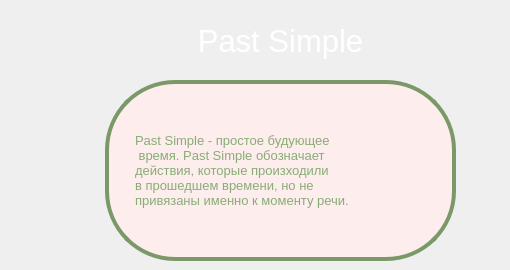
      <widget class="QWidget" name="page_12">
       <widget class="QLabel" name="label_29">
        <property name="geometry">
         <rect>
          <x>60</x>
          <y>20</y>
          <width>441</width>
          <height>41</height>
         </rect>
        </property>
        <property name="font">
         <font>
          <pointsize>23</pointsize>
         </font>
        </property>
        <property name="styleSheet">
         <string notr="true">color: rgb(255, 255, 255);</string>
        </property>
        <property name="text">
         <string>Past Simple</string>
        </property>
        <property name="alignment">
         <set>Qt::AlignCenter</set>
        </property>
       </widget>
       <widget class="QLabel" name="label_30">
        <property name="geometry">
         <rect>
          <x>135</x>
          <y>110</y>
          <width>291</width>
          <height>121</height>
         </rect>
        </property>
        <property name="font">
         <font>
          <pointsize>10</pointsize>
         </font>
        </property>
        <property name="autoFillBackground">
         <bool>false</bool>
        </property>
        <property name="styleSheet">
         <string notr="true">color: rgb(137, 172, 118);
background-color: rgb(253,237,237);
border-radius: 20px;</string>
        </property>
        <property name="text">
         <string>Past Simple - простое будующее
 время. Past Simple обозначает 
действия, которые произходили 
в прошедшем времени, но не 
привязаны именно к моменту речи.</string>
        </property>
       </widget>
       <widget class="QLabel" name="label_78">
        <property name="geometry">
         <rect>
          <x>105</x>
          <y>80</y>
          <width>351</width>
          <height>181</height>
         </rect>
        </property>
        <property name="styleSheet">
         <string notr="true">color: rgb(134,115,161);
background-color: rgb(253,237,237);
border-radius: 70px; 
border: 4px solid rgb(122, 152, 104)
</string>
        </property>
        <property name="text">
         <string/>
        </property>
       </widget>
       <zorder>label_78</zorder>
       <zorder>label_29</zorder>
       <zorder>label_30</zorder>
      </widget>
